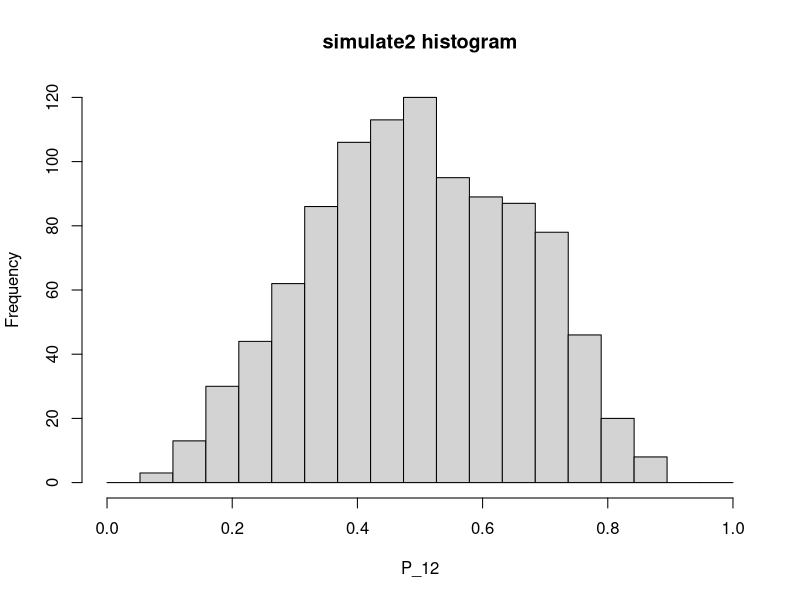
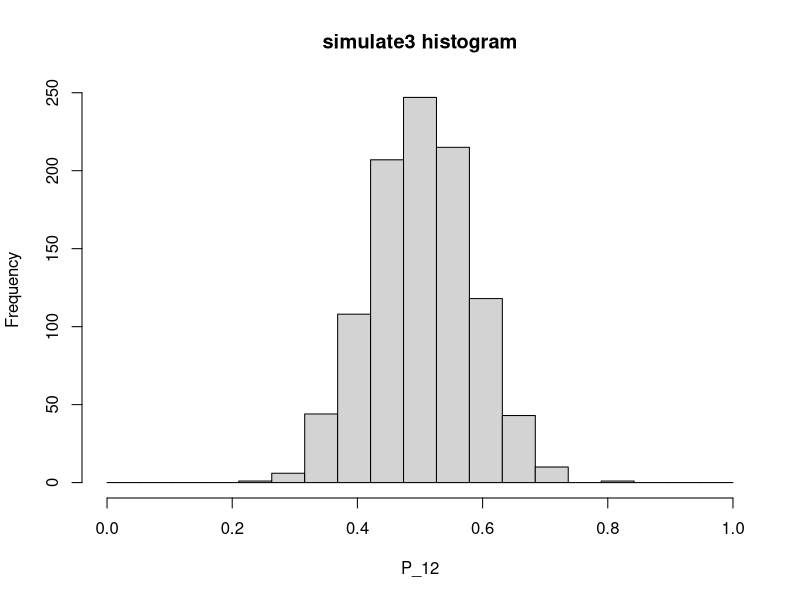
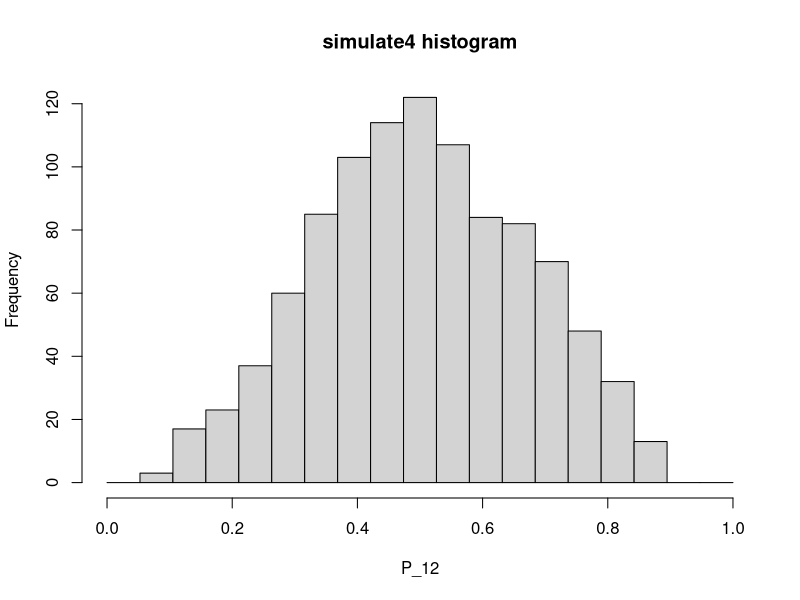

Write R code to recreate these figures, in order.
library(LearnBayes)
data = c(1, 2, 3, 2, 3, 1, 2, 1, 3, 2)
chain_length = 100 - length(data) + 1
simulate1 = function(should_plot) {
    
    count_matrix = matrix(c(0, 2, 1, 
                             1, 0, 2,
                             1, 2, 0), 3, 3, byrow=T)

    prior_param = matrix(1, 3, 3)
    new_chain = rep(data[length(data)], chain_length)


    for (step in 2:chain_length) {
        posterior_param = prior_param + count_matrix
        posterior = matrix(0, 3, 3)
        for (i in 1:3) {
            param = posterior_param[i,]
            posterior[i,] = param / sum(param)
        }

        state = new_chain[step-1]
        current_prob = posterior[state,]
        next_state = sample(c(1, 2, 3), 1, prob=current_prob)
        new_chain[step] = next_state
        count_matrix[state, next_state] = count_matrix[state, next_state] + 1
    }
    if (should_plot) {
        print(new_chain)
        print(count_matrix)
        plot(c(data, new_chain[-1]), type="l")
    }
    return (posterior)
}

simulate2 = function() {
    posterior = simulate1(FALSE)
    return (posterior[1, 2])
}

results2 = replicate(1000, simulate2())
hist(results2, main="simulate2 histogram", xlab="P_12", breaks=seq(0,1,l=20))

simulate3 = function() {
    count_matrix = matrix(c(0, 2, 1, 
                             1, 0, 2,
                             1, 2, 0), 3, 3, byrow=T)

    prior_param = matrix(1, 3, 3)
    new_chain = rep(data[length(data)], chain_length)

    posterior_param = prior_param + count_matrix
    posterior = matrix(0, 3, 3)
    for (i in 1:3) {
        param = posterior_param[i,]
        posterior[i,] = param / sum(param)
    }

    for (step in 2:chain_length) {
        state = new_chain[step-1]
        current_prob = posterior[state,]
        next_state = sample(c(1, 2, 3), 1, prob=current_prob)
        new_chain[step] = next_state
        count_matrix[state, next_state] = count_matrix[state, next_state] + 1
    }

    posterior_param = prior_param + count_matrix
    posterior = matrix(0, 3, 3)
    for (i in 1:3) {
        param = posterior_param[i,]
        posterior[i,] = param / sum(param)
    }
    return (posterior[1, 2])
}

results3 = replicate(1000, simulate3())
hist(results3, main='simulate3 histogram', xlab="P_12", breaks=seq(0,1,l=20))

simulate4 = function() {
  count_matrix = matrix(c(0, 2, 1, 
                          1, 0, 2,
                          1, 2, 0), 3, 3, byrow=T)
  
  prior_param = matrix(1, 3, 3)
  new_chain = rep(data[length(data)], chain_length)
  
  posterior_param = prior_param + count_matrix
  posterior = matrix(0, 3, 3)
  for (i in 1:3) {
    posterior[i,] <- rdirichlet(1, posterior_param[i,])

  }
  
  for (step in 2:chain_length) {
    state = new_chain[step-1]
    current_prob = posterior[state,]
    next_state = sample(c(1, 2, 3), 1, prob=current_prob)
    new_chain[step] = next_state
    count_matrix[state, next_state] = count_matrix[state, next_state] + 1
  }
  
  posterior_param = prior_param + count_matrix
  posterior = matrix(0, 3, 3)
  for (i in 1:3) {
    param = posterior_param[i,]
    posterior[i,] = param / sum(param)
  }
  return (posterior[1, 2])
}

results4 = replicate(1000, simulate4())
hist(results4, main='simulate4 histogram', xlab="P_12", breaks=seq(0,1,l=20))
